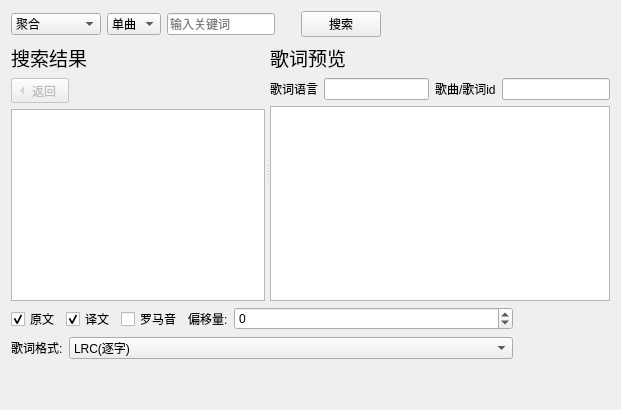
<?xml version="1.0" encoding="UTF-8"?>
<ui version="4.0">
 <class>search_base</class>
 <widget class="QWidget" name="search_base">
  <layout class="QVBoxLayout" name="verticalLayout">
   <item>
    <layout class="QHBoxLayout" name="horizontalLayout">
     <item>
      <widget class="QComboBox" name="source_comboBox">
       <property name="sizeAdjustPolicy">
        <enum>QComboBox::SizeAdjustPolicy::AdjustToContents</enum>
       </property>
       <item>
        <property name="text">
         <string>聚合</string>
        </property>
       </item>
       <item>
        <property name="text">
         <string>QQ音乐</string>
        </property>
       </item>
       <item>
        <property name="text">
         <string>酷狗音乐</string>
        </property>
       </item>
       <item>
        <property name="text">
         <string>网易云音乐</string>
        </property>
       </item>
      </widget>
     </item>
     <item>
      <widget class="QComboBox" name="search_type_comboBox">
       <property name="sizeAdjustPolicy">
        <enum>QComboBox::SizeAdjustPolicy::AdjustToContents</enum>
       </property>
       <item>
        <property name="text">
         <string>单曲</string>
        </property>
       </item>
       <item>
        <property name="text">
         <string>专辑</string>
        </property>
       </item>
       <item>
        <property name="text">
         <string>歌单</string>
        </property>
       </item>
      </widget>
     </item>
     <item>
      <widget class="QLineEdit" name="search_keyword_lineEdit">
       <property name="sizePolicy">
        <sizepolicy hsizetype="Fixed" vsizetype="Fixed">
         <horstretch>0</horstretch>
         <verstretch>0</verstretch>
        </sizepolicy>
       </property>
       <property name="inputMask">
        <string/>
       </property>
       <property name="text">
        <string/>
       </property>
       <property name="placeholderText">
        <string>输入关键词</string>
       </property>
      </widget>
     </item>
     <item>
      <spacer name="horizontalSpacer_2">
       <property name="orientation">
        <enum>Qt::Orientation::Horizontal</enum>
       </property>
       <property name="sizeType">
        <enum>QSizePolicy::Policy::Fixed</enum>
       </property>
       <property name="sizeHint" stdset="0">
        <size>
         <width>20</width>
         <height>20</height>
        </size>
       </property>
      </spacer>
     </item>
     <item>
      <widget class="QPushButton" name="search_pushButton">
       <property name="text">
        <string>搜索</string>
       </property>
      </widget>
     </item>
     <item>
      <spacer name="horizontalSpacer">
       <property name="orientation">
        <enum>Qt::Orientation::Horizontal</enum>
       </property>
       <property name="sizeHint" stdset="0">
        <size>
         <width>40</width>
         <height>20</height>
        </size>
       </property>
      </spacer>
     </item>
    </layout>
   </item>
   <item>
    <widget class="QSplitter" name="splitter">
     <property name="sizePolicy">
      <sizepolicy hsizetype="Expanding" vsizetype="Expanding">
       <horstretch>0</horstretch>
       <verstretch>0</verstretch>
      </sizepolicy>
     </property>
     <property name="orientation">
      <enum>Qt::Orientation::Horizontal</enum>
     </property>
     <property name="opaqueResize">
      <bool>true</bool>
     </property>
     <property name="handleWidth">
      <number>5</number>
     </property>
     <property name="childrenCollapsible">
      <bool>false</bool>
     </property>
     <widget class="QWidget" name="layoutWidget_2">
      <layout class="QVBoxLayout" name="verticalLayout_3">
       <item>
        <widget class="QLabel" name="result_label">
         <property name="sizePolicy">
          <sizepolicy hsizetype="Fixed" vsizetype="Fixed">
           <horstretch>0</horstretch>
           <verstretch>0</verstretch>
          </sizepolicy>
         </property>
         <property name="font">
          <font>
           <pointsize>14</pointsize>
          </font>
         </property>
         <property name="text">
          <string>搜索结果</string>
         </property>
        </widget>
       </item>
       <item>
        <widget class="QToolButton" name="return_toolButton">
         <property name="enabled">
          <bool>false</bool>
         </property>
         <property name="text">
          <string>返回</string>
         </property>
         <property name="toolButtonStyle">
          <enum>Qt::ToolButtonStyle::ToolButtonTextBesideIcon</enum>
         </property>
         <property name="autoRaise">
          <bool>false</bool>
         </property>
         <property name="arrowType">
          <enum>Qt::ArrowType::LeftArrow</enum>
         </property>
        </widget>
       </item>
       <item>
        <widget class="ProportionallyStretchedTableWidget" name="results_tableWidget">
         <property name="sizePolicy">
          <sizepolicy hsizetype="Expanding" vsizetype="Expanding">
           <horstretch>0</horstretch>
           <verstretch>0</verstretch>
          </sizepolicy>
         </property>
         <property name="horizontalScrollBarPolicy">
          <enum>Qt::ScrollBarPolicy::ScrollBarAsNeeded</enum>
         </property>
         <property name="sizeAdjustPolicy">
          <enum>QAbstractScrollArea::SizeAdjustPolicy::AdjustIgnored</enum>
         </property>
         <property name="editTriggers">
          <set>QAbstractItemView::EditTrigger::NoEditTriggers</set>
         </property>
         <property name="showDropIndicator" stdset="0">
          <bool>false</bool>
         </property>
         <property name="selectionMode">
          <enum>QAbstractItemView::SelectionMode::SingleSelection</enum>
         </property>
         <property name="selectionBehavior">
          <enum>QAbstractItemView::SelectionBehavior::SelectRows</enum>
         </property>
         <property name="showGrid">
          <bool>false</bool>
         </property>
         <property name="gridStyle">
          <enum>Qt::PenStyle::SolidLine</enum>
         </property>
         <attribute name="horizontalHeaderVisible">
          <bool>true</bool>
         </attribute>
         <attribute name="horizontalHeaderCascadingSectionResizes">
          <bool>false</bool>
         </attribute>
         <attribute name="horizontalHeaderDefaultSectionSize">
          <number>100</number>
         </attribute>
         <attribute name="horizontalHeaderHighlightSections">
          <bool>true</bool>
         </attribute>
         <attribute name="horizontalHeaderShowSortIndicator" stdset="0">
          <bool>false</bool>
         </attribute>
         <attribute name="horizontalHeaderStretchLastSection">
          <bool>false</bool>
         </attribute>
         <attribute name="verticalHeaderVisible">
          <bool>false</bool>
         </attribute>
        </widget>
       </item>
      </layout>
     </widget>
     <widget class="QWidget" name="layoutWidget_3">
      <layout class="QVBoxLayout" name="verticalLayout_8">
       <item>
        <widget class="QLabel" name="label_8">
         <property name="sizePolicy">
          <sizepolicy hsizetype="Fixed" vsizetype="Fixed">
           <horstretch>0</horstretch>
           <verstretch>0</verstretch>
          </sizepolicy>
         </property>
         <property name="font">
          <font>
           <pointsize>14</pointsize>
          </font>
         </property>
         <property name="text">
          <string>歌词预览</string>
         </property>
        </widget>
       </item>
       <item>
        <layout class="QHBoxLayout" name="horizontalLayout_5">
         <item>
          <widget class="QLabel" name="label_2">
           <property name="text">
            <string>歌词语言</string>
           </property>
          </widget>
         </item>
         <item>
          <widget class="QLineEdit" name="lyric_langs_lineEdit">
           <property name="text">
            <string/>
           </property>
           <property name="readOnly">
            <bool>true</bool>
           </property>
          </widget>
         </item>
         <item>
          <widget class="QLabel" name="label_3">
           <property name="text">
            <string>歌曲/歌词id</string>
           </property>
          </widget>
         </item>
         <item>
          <widget class="QLineEdit" name="songid_lineEdit">
           <property name="sizePolicy">
            <sizepolicy hsizetype="Fixed" vsizetype="Fixed">
             <horstretch>0</horstretch>
             <verstretch>0</verstretch>
            </sizepolicy>
           </property>
           <property name="readOnly">
            <bool>true</bool>
           </property>
          </widget>
         </item>
        </layout>
       </item>
       <item>
        <widget class="QPlainTextEdit" name="preview_plainTextEdit">
         <property name="sizePolicy">
          <sizepolicy hsizetype="MinimumExpanding" vsizetype="Expanding">
           <horstretch>0</horstretch>
           <verstretch>0</verstretch>
          </sizepolicy>
         </property>
         <property name="lineWrapMode">
          <enum>QPlainTextEdit::LineWrapMode::NoWrap</enum>
         </property>
         <property name="readOnly">
          <bool>true</bool>
         </property>
        </widget>
       </item>
      </layout>
     </widget>
    </widget>
   </item>
   <item>
    <layout class="QHBoxLayout" name="bottom_horizontalLayout">
     <item>
      <layout class="QVBoxLayout" name="control_verticalLayout">
       <item>
        <layout class="QHBoxLayout" name="horizontalLayout_7"/>
       </item>
       <item>
        <layout class="QHBoxLayout" name="horizontalLayout_8">
         <item>
          <widget class="QCheckBox" name="original_checkBox">
           <property name="sizePolicy">
            <sizepolicy hsizetype="Fixed" vsizetype="Fixed">
             <horstretch>0</horstretch>
             <verstretch>0</verstretch>
            </sizepolicy>
           </property>
           <property name="text">
            <string>原文</string>
           </property>
           <property name="checked">
            <bool>true</bool>
           </property>
          </widget>
         </item>
         <item>
          <widget class="QCheckBox" name="translate_checkBox">
           <property name="sizePolicy">
            <sizepolicy hsizetype="Fixed" vsizetype="Fixed">
             <horstretch>0</horstretch>
             <verstretch>0</verstretch>
            </sizepolicy>
           </property>
           <property name="text">
            <string>译文</string>
           </property>
           <property name="checked">
            <bool>true</bool>
           </property>
          </widget>
         </item>
         <item>
          <widget class="QCheckBox" name="romanized_checkBox">
           <property name="sizePolicy">
            <sizepolicy hsizetype="Fixed" vsizetype="Fixed">
             <horstretch>0</horstretch>
             <verstretch>0</verstretch>
            </sizepolicy>
           </property>
           <property name="text">
            <string>罗马音</string>
           </property>
          </widget>
         </item>
         <item>
          <widget class="QLabel" name="label_5">
           <property name="sizePolicy">
            <sizepolicy hsizetype="Fixed" vsizetype="Preferred">
             <horstretch>0</horstretch>
             <verstretch>0</verstretch>
            </sizepolicy>
           </property>
           <property name="text">
            <string>偏移量:</string>
           </property>
          </widget>
         </item>
         <item>
          <widget class="QSpinBox" name="offset_spinBox">
           <property name="sizePolicy">
            <sizepolicy hsizetype="Preferred" vsizetype="Fixed">
             <horstretch>0</horstretch>
             <verstretch>0</verstretch>
            </sizepolicy>
           </property>
           <property name="minimum">
            <number>-999999999</number>
           </property>
           <property name="maximum">
            <number>999999999</number>
           </property>
           <property name="singleStep">
            <number>100</number>
           </property>
          </widget>
         </item>
        </layout>
       </item>
       <item>
        <layout class="QHBoxLayout" name="horizontalLayout_9">
         <item>
          <widget class="QLabel" name="label_9">
           <property name="sizePolicy">
            <sizepolicy hsizetype="Fixed" vsizetype="Preferred">
             <horstretch>0</horstretch>
             <verstretch>0</verstretch>
            </sizepolicy>
           </property>
           <property name="text">
            <string>歌词格式:</string>
           </property>
          </widget>
         </item>
         <item>
          <widget class="QComboBox" name="lyricsformat_comboBox">
           <item>
            <property name="text">
             <string>LRC(逐字)</string>
            </property>
           </item>
           <item>
            <property name="text">
             <string>LRC(逐行)</string>
            </property>
           </item>
           <item>
            <property name="text">
             <string>增强型LRC(ESLyric)</string>
            </property>
           </item>
           <item>
            <property name="text">
             <string>SRT</string>
            </property>
           </item>
           <item>
            <property name="text">
             <string>ASS</string>
            </property>
           </item>
          </widget>
         </item>
        </layout>
       </item>
       <item>
        <spacer name="control_verticalSpacer">
         <property name="orientation">
          <enum>Qt::Orientation::Vertical</enum>
         </property>
         <property name="sizeType">
          <enum>QSizePolicy::Policy::Preferred</enum>
         </property>
         <property name="sizeHint" stdset="0">
          <size>
           <width>20</width>
           <height>40</height>
          </size>
         </property>
        </spacer>
       </item>
      </layout>
     </item>
     <item>
      <spacer name="horizontalSpacer_3">
       <property name="orientation">
        <enum>Qt::Orientation::Horizontal</enum>
       </property>
       <property name="sizeType">
        <enum>QSizePolicy::Policy::Maximum</enum>
       </property>
       <property name="sizeHint" stdset="0">
        <size>
         <width>97</width>
         <height>20</height>
        </size>
       </property>
      </spacer>
     </item>
    </layout>
   </item>
  </layout>
 </widget>
 <customwidgets>
  <customwidget>
   <class>ProportionallyStretchedTableWidget</class>
   <extends>QTableWidget</extends>
   <header>LDDC.ui.custom_widgets</header>
  </customwidget>
 </customwidgets>
 <resources/>
 <connections/>
</ui>
